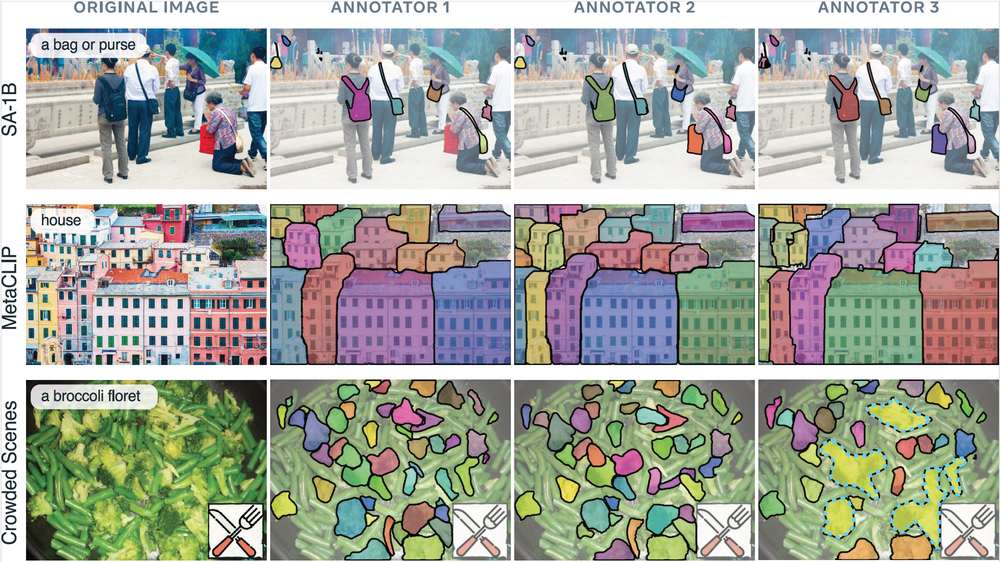
#> input picture assets/saco_gold_annotation.png, 1000 x 562 px, shrunk from 2073 x 1164 before the run; its folder holds only this picture in this run
$ python -i data_augmentation.py   (imports and definitions only)
#> lines starting #> are read from the running program, lines starting #| are printed output that depends on the picture
import os
import random
import json
from PIL import Image, ImageOps, ImageFilter


# [36 lines left out: function update_points_after_flip, not called in this run]


def augment_image(image, augment_type='random'):
    """
    对图片进行数据增广

    Args:
        image: PIL Image对象
        augment_type: 增广类型
            - 'random': 随机组合翻转、曝光、模糊
            - 'flip': 仅翻转
            - 'exposure': 仅曝光调整
            - 'blur': 仅模糊
            - 'flip_exposure': 翻转+曝光
            - 'all': 所有增广方式

    Returns:
        处理后的图片和增广信息字典
    """
    aug_info = {
        'flip_horizontal': False,
        'flip_vertical': False,
        'exposure_factor': 1.0,
        'blur_radius': 0
    }

    processed_image = image.copy()

    if augment_type == 'random':
        # 随机水平翻转 (80%概率)
        if random.random() < 0.8:
            processed_image = ImageOps.mirror(processed_image)
            aug_info['flip_horizontal'] = True

        # 随机垂直翻转 (80%概率)
        if random.random() < 0.8:
            processed_image = ImageOps.flip(processed_image)
            aug_info['flip_vertical'] = True

        # 随机曝光调整 (70%概率)
        if random.random() < 0.7:
            exposure_factor = random.uniform(0.5, 2.0)
            processed_image = processed_image.point(lambda p: p * exposure_factor)
            aug_info['exposure_factor'] = exposure_factor

        # 随机高斯模糊 (50%概率)
        if random.random() < 0.2:
            blur_radius = random.uniform(1, 3)
            processed_image = processed_image.filter(ImageFilter.GaussianBlur(radius=blur_radius))
            aug_info['blur_radius'] = blur_radius

    elif augment_type == 'flip':
        if random.random() < 0.5:
            processed_image = ImageOps.mirror(processed_image)
            aug_info['flip_horizontal'] = True
        if random.random() < 0.5:
            processed_image = ImageOps.flip(processed_image)
            aug_info['flip_vertical'] = True

    elif augment_type == 'exposure':
        exposure_factor = random.uniform(0.5, 2.0)
        processed_image = processed_image.point(lambda p: p * exposure_factor)
        aug_info['exposure_factor'] = exposure_factor

    elif augment_type == 'blur':
        blur_radius = random.uniform(1, 3)
        processed_image = processed_image.filter(ImageFilter.GaussianBlur(radius=blur_radius))
        aug_info['blur_radius'] = blur_radius

    elif augment_type == 'flip_exposure':
        if random.random() < 0.5:
            processed_image = ImageOps.mirror(processed_image)
            aug_info['flip_horizontal'] = True
        if random.random() < 0.5:
            processed_image = ImageOps.flip(processed_image)
            aug_info['flip_vertical'] = True
        exposure_factor = random.uniform(0.5, 2.0)
        processed_image = processed_image.point(lambda p: p * exposure_factor)
        aug_info['exposure_factor'] = exposure_factor

    elif augment_type == 'all':
        # 水平翻转
        if random.random() < 0.5:
            processed_image = ImageOps.mirror(processed_image)
            aug_info['flip_horizontal'] = True
        # 垂直翻转
        if random.random() < 0.5:
            processed_image = ImageOps.flip(processed_image)
            aug_info['flip_vertical'] = True
        # 曝光调整
        exposure_factor = random.uniform(0.5, 2.0)
        processed_image = processed_image.point(lambda p: p * exposure_factor)
        aug_info['exposure_factor'] = exposure_factor
        # 高斯模糊
        blur_radius = random.uniform(1, 3)
        processed_image = processed_image.filter(ImageFilter.GaussianBlur(radius=blur_radius))
        aug_info['blur_radius'] = blur_radius

    return processed_image, aug_info


# [111 lines left out: function augment_images_with_json, not called in this run]


# [16 lines not run here, left out]

>>> import cv2
>>> picture = cv2.imread('../assets/saco_gold_annotation.png', cv2.IMREAD_GRAYSCALE)
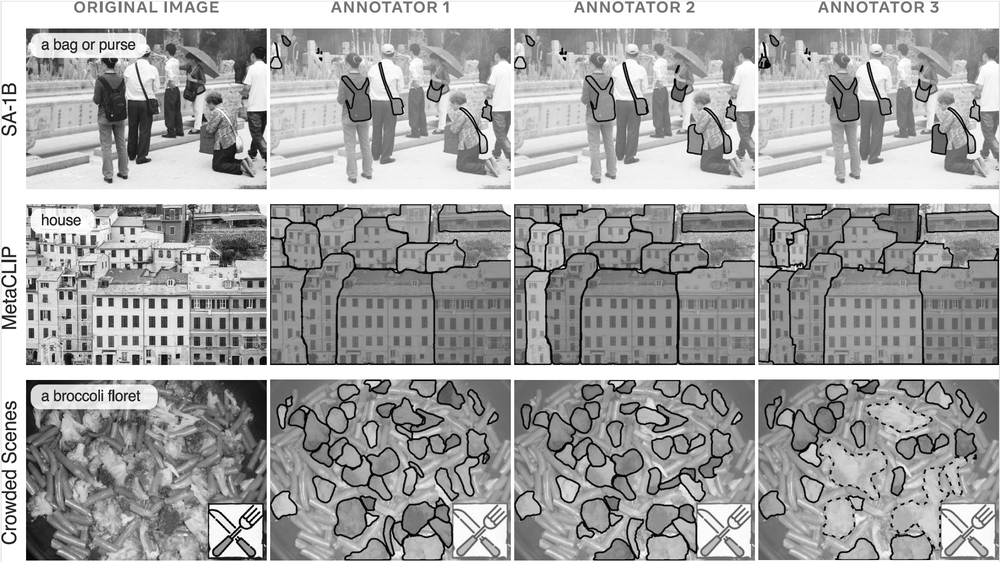
#> picture: shape (562, 1000); min 0, max 255, mean 163.9
>>> result = augment_image(picture)
#> (the run stopped early here; a loop or call above may not have finished)
